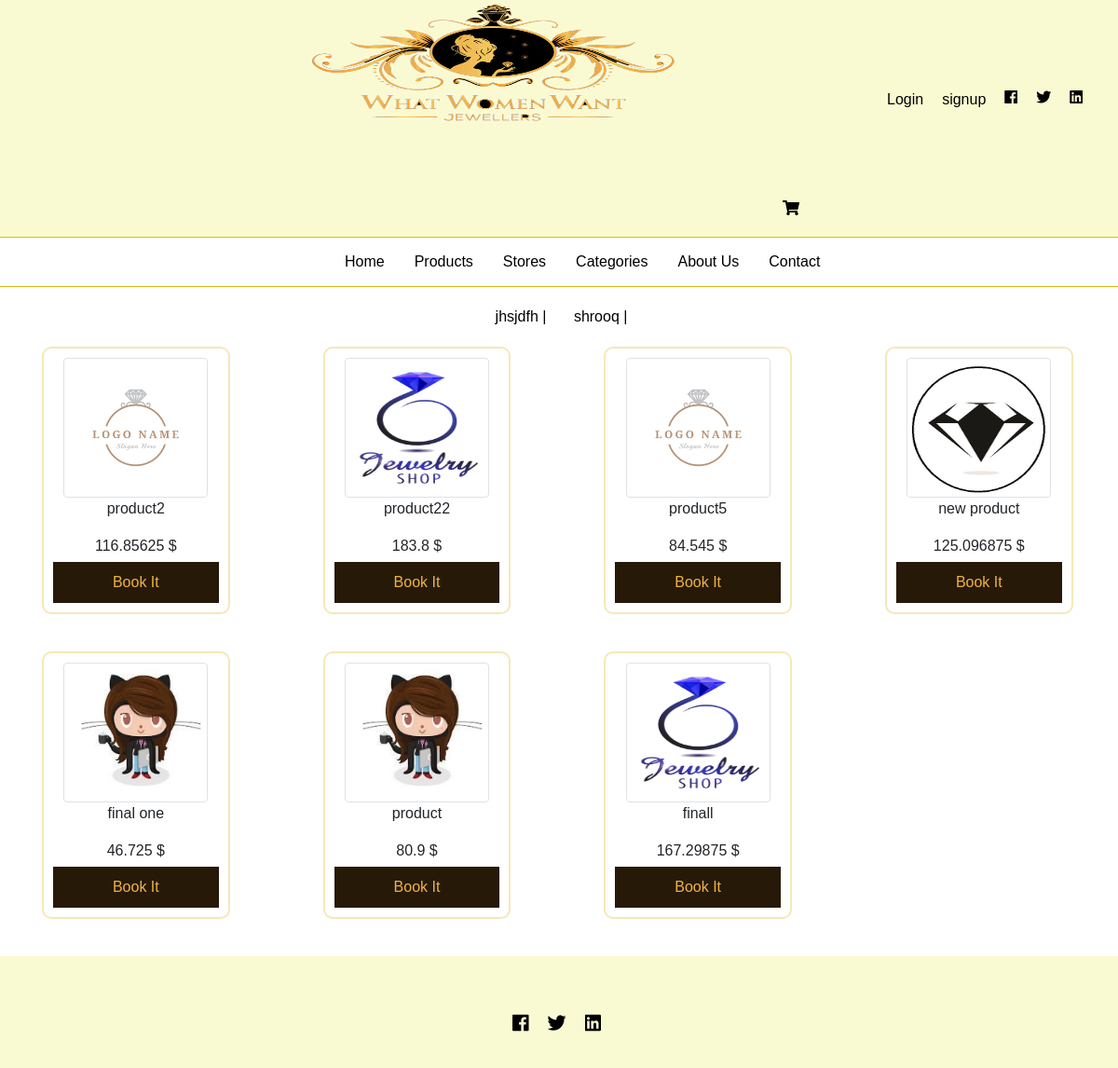
The page /website/all_product_cat.php on the database as committed earlier.
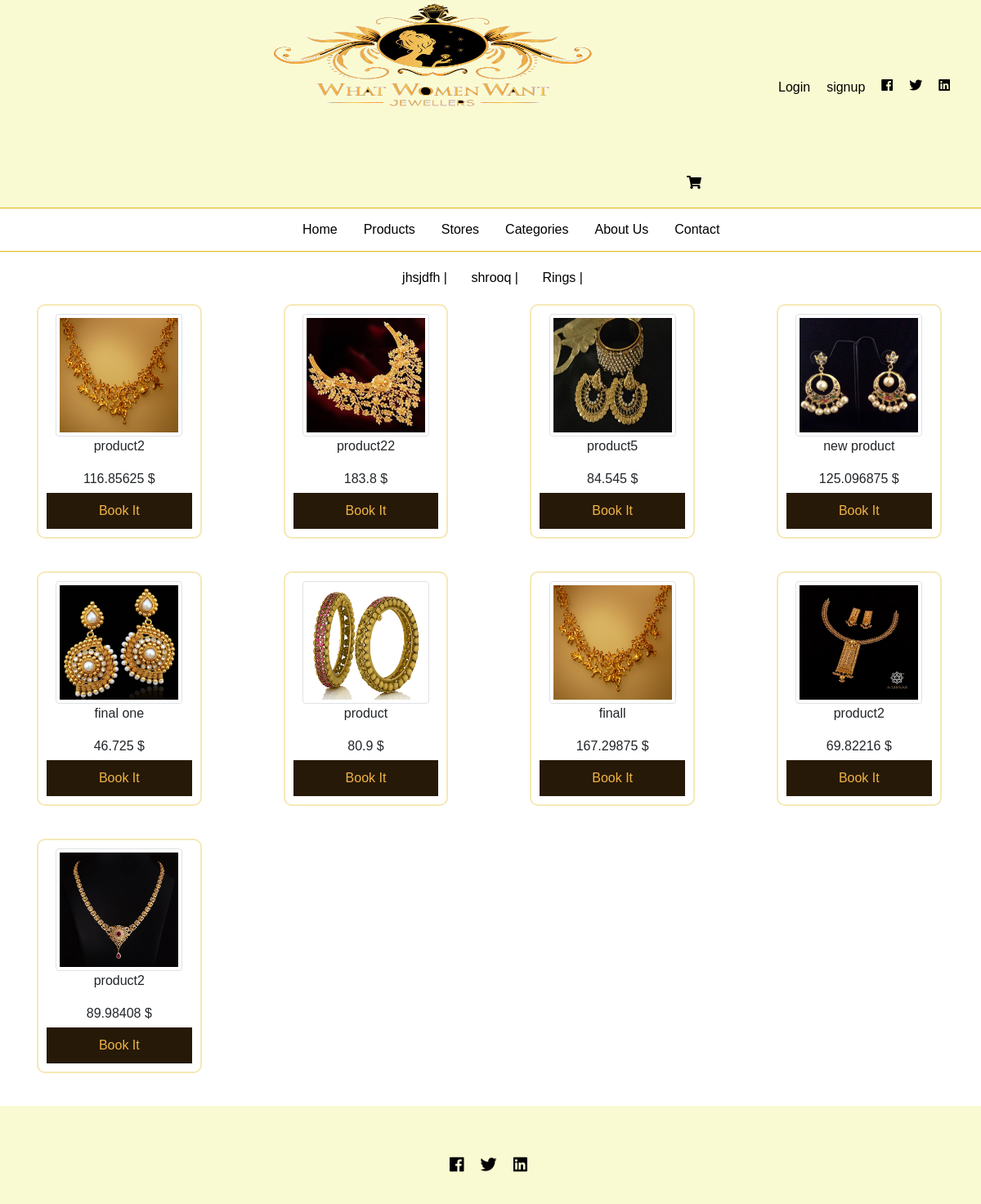
The same page on the database as committed later.
### tables this page shows
CREATE TABLE `category` (
  `id` int(11) NOT NULL,
  `name` varchar(500) NOT NULL,
  `photo` varchar(500) NOT NULL
);

CREATE TABLE `product` (
  `id` int(11) NOT NULL,
  `name` varchar(500) NOT NULL,
  `photo` varchar(500) NOT NULL,
  `cat_id` int(11) NOT NULL,
  `gold_weight` float NOT NULL,
  `gold_kerat` int(11) NOT NULL,
  `manuf` float NOT NULL,
  `store_id` int(11) NOT NULL,
  `number` varchar(500) NOT NULL,
  `number_buy` int(11) NOT NULL DEFAULT '0'
);

CREATE TABLE `price_gold` (
  `id` int(11) NOT NULL,
  `price_12` float NOT NULL,
  `price_14` float NOT NULL,
  `price_18` float NOT NULL,
  `price_21` float NOT NULL,
  `price_22` float NOT NULL,
  `price_24` float NOT NULL,
  `last_update` datetime NOT NULL
);

### website/core/website.class.php (called while the page is built, shortened)
<?php
class website
{
    private $conn;
    public function __construct()
    {
        $this->conn = mysqli_connect("localhost", "root", "", "jewelry");
    }
    public function get_price($gold_kerat)
    {
        $result_price = mysqli_query($this->conn, 'select * from price_gold');
        while ($price_data = mysqli_fetch_array($result_price)) {
            if ($gold_kerat == '24') {
                $price = $price_data['price_24'];
            } else if ($gold_kerat == '22') {
                $price = $price_data['price_22'];
            } else if ($gold_kerat == '21') {
                $price = $price_data['price_21'];
            } else if ($gold_kerat == '18') {
                $price = $price_data['price_18'];
            } else if ($gold_kerat == '14') {
                $price = $price_data['price_14'];
            } else {
                $price = $price_data['price_12'];
            }
        }
        return $price;
    }
    public function category_names(){
        $result = mysqli_query($this->conn,"select * from category");
        if(mysqli_num_rows($result)>0){
            $data = array();
            while($row = mysqli_fetch_array($result)){
                $data[]=$row;
            }
        }
        return $data;
    }
public function product_category($cat_id)
{
    $result = mysqli_query($this->conn, "select * from product where cat_id=$cat_id");
    $data=array();
    while ($row = mysqli_fetch_array($result)) {
        $data[]=$row;
    }
    return $data;
}
}
?>

### website/all_product_cat.php (the view, shortened to what this page needs)
<?php
include_once("core/website.class.php");
$obj = new website();
?>
<!DOCTYPE html>
<html>
<head>
    <link rel="stylesheet" href="fontawesome/css/fontawesome-all.css">
    <link rel="stylesheet" type="text/css" href="bootstrap/css/bootstrap.min.css">
    <link rel="stylesheet" type="text/css" media="screen" href="style/main.css" />
</head>
<body>
    <header>
        <div class="row" style="background: lightgoldenrodyellow;">
            <div class="col-col-xl-8 col-lg-8 col-md-8 col-sm-12 col-12">
                <img src="../assets/img/logo.png" alt="logo" class="logo-header">
            </div>
            <div class="col-col-xl-4 col-lg-4 col-md-4 col-sm-12 col-12">
                <ul class="ul_header">
                    <?php if(!empty($_SESSION['user_id'])) {?>
                    <li style=" display: inline-flex;">
                        <img src="../assets/users_img/<?=$_SESSION['user_img']?>" alt="" class="customer_img rounded-circle">
                        <a href="logout.php">Log Out</a>
                        <a href="setting_customer.php">Setting</a>
                    </li>
                    <?php }else{?>
                    <li style="margin-left: 7rem;"><a href="login.php">Login</a></li>
                    <li><a href="signup.php">signup</a></li>
                    <?php } ?>
                    <li><a href="#"><i class="fab">&#xf09a;</i></a></li>
                    <li><a href="#"><i class="fab">&#xf099;</i></a></li>
                    <li><a href="#"><i class="fab">&#xf08c;</i></a></li>
                    <li><a href="display_card.php"><i class="fa fa-shopping-cart"></i></a></li>
                </ul>
            </div>
        </div>
    </header>
    <nav>
        <div class="row" id="row">
            <ul class="ul_nav">
                <li><a href="index.php">Home</a></li>
                <li><a href="all_products.php?data=0">Products</a></li>
                <li><a href="all_stores.php">Stores</a></li>
                <li><a href="all_product_cat.php">Categories</a></li>
                <li><a href="about_us.php">About Us</a></li>
                <li><a href="contact_customer.php">Contact</a></li>
            </ul>
        </div>
    </nav>
    <article class="">
        <section class="display_products">
            <div class="category_list">
                <?php $result = $obj->category_names();
                    foreach ($result as $ydata) {?>
                <a href="javascript:display_product(<?=$ydata['id']?>)" class="cat_name">
                    <?=$ydata['name']?></a>
                <?php
                    }
                ?>
                <div class="row" id="display_product">
                    <?php $result_product = $obj->product_category($result[0]['id']);
                    foreach ($result_product as $pdata) {?>
                    <div class="col-col-xl-2 col-lg-2 col-md-4 col-sm-4 col-4 product_card_div">
                        <img src="../assets/product_img/<?=$pdata['photo']?>" alt="product image" class="img-thumbnail">
                        <p>
                            <?=$pdata['name']?>
                        </p>
                        <span>
                            <?=($pdata['gold_weight']*$obj->get_price($pdata['gold_kerat'])+$pdata['manuf']); ?> $</span>
                        <a href="product_cart.php?data=<?=$pdata['id']?>" class="book">Book It</a>
                    </div>
                    <?php
                    }
                ?>
                </div>
            </div>
        </section>
    </article>
    <footer>
        <div class="row">
            <span><a href="#"><i class="fab">&#xf09a;</i></a></span>
            <span><a href="#"><i class="fab">&#xf099;</i></a></span>
            <span><a href="#"><i class="fab">&#xf08c;</i></a></span>
        </div>
    </footer>
</body>
</html>

### website/style/main.css (style rules this page uses)
* { padding: 0; margin: 0; -webkit-box-sizing: border-box; -moz-box-sizing: border-box; -webkit-box-sizing: border-box; box-sizing: border-box; font-family: Verdana,sans-serif; font-style: normal; font-weight: normal; overflow-x: hidden; }
#row { border-bottom: 1px solid #deb618; border-top: 1px solid #deb618; }
.logo-header { display: block; width: 408px; margin-left: 41%; height: 135px; }
.ul_header { list-style-type: none; overflow: hidden; }
.ul_header li { float: left; }
.ul_header li a { display: block; margin-top: 95px; margin-left: 20px; color: black; text-decoration: none; cursor: pointer; }
.ul_nav { list-style-type: none; margin: 0; padding: 0; overflow: hidden; margin-left: 30%; }
.ul_nav li { float: left; }
.ul_nav li a { display: block; color: black; text-align: center; padding: 14px 16px; text-decoration: none; }
footer { width: 100%; height: 120px; background: lightgoldenrodyellow; }
footer .row { margin-top: 50px; margin-left: 45%; }
footer .row span { padding: 10px; font-size: 20px; }
footer .row span a { color: black; text-decoration: none; }
.product_card_div { border: 2px solid #deb6184f; padding: 10px; margin: 20px 50px; border-radius: 10px; text-align: center; }
.product_card_div img { width: 155px; height: 150px; }
.book { display: block; color: #efb445; background: #271908; text-decoration: none; cursor: pointer; padding: 10px; margin-top: 5px; }
.category_list { text-align: center; margin: 20px 10px; }
.category_list .cat_name { padding: 10px; margin-left: 5px; color:black; text-decoration: none; cursor: pointer; }
.category_list .cat_name::after { content: " | " }

Rows that differ between the two databases and show on the page:
added category: name "Rings"
changed product (number 1 of 9 on the later page): photo: a different picture
changed product "product22": photo: a different picture
changed product "product5": photo: a different picture
changed product "new product": photo: a different picture
changed product "final one": photo: a different picture
changed product "product": photo: a different picture
changed product "finall": photo: a different picture
added product: photo (picture), name "product2", gold_weight+gold_kerat+manuf "69.82216"
added product: photo (picture), name "product2", gold_weight+gold_kerat+manuf "89.98408"
